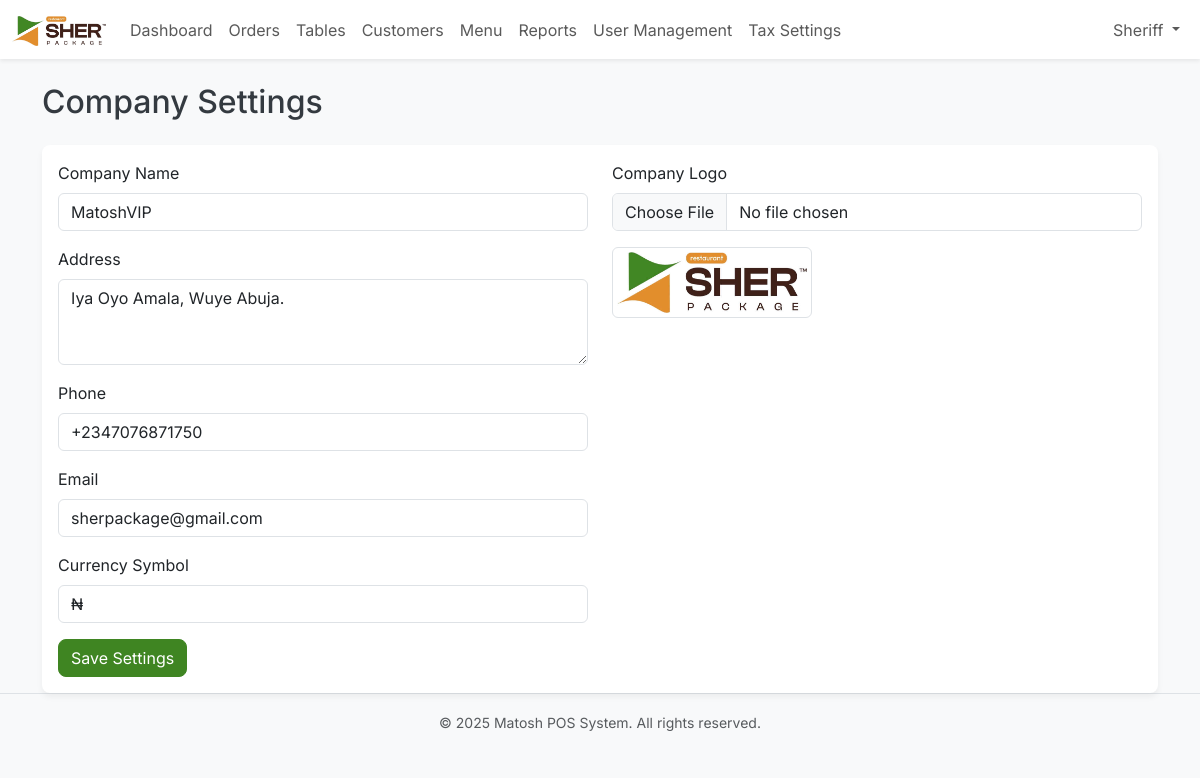
The page /pages/company_settings.php (signed in) on the database its author committed.
### tables this page shows
CREATE TABLE `company_settings` (
  `id` int NOT NULL,
  `name` varchar(255) NOT NULL,
  `address` text NOT NULL,
  `phone` varchar(50) NOT NULL,
  `email` varchar(255) NOT NULL,
  `logo` varchar(255) DEFAULT NULL,
  `currency_symbol` varchar(5) NOT NULL DEFAULT '$'
);

### includes/auth.php (called while the page is built, shortened)
<?php
function has_role($role) {
    return isset($_SESSION['user_role']) && $_SESSION['user_role'] === $role;
}

### pages/company_settings.php (the view, shortened to what this page needs)
<?php
require_once '../includes/auth.php';
require_once '../config/db.php';
try {
    $stmt = $pdo->query("SELECT * FROM company_settings WHERE id = 1");
    $settings = $stmt->fetch();
} catch (PDOException $e) {
    $error = "Database error: " . $e->getMessage();
}
require_once '../includes/header.php';
?>
<div class="container">
    <h1 class="h2 mb-4">Company Settings</h1>
    <div class="card">
        <div class="card-body">
            <form action="company_settings.php" method="POST" enctype="multipart/form-data">
                <div class="row">
                    <div class="col-md-6">
                        <div class="mb-3">
                            <label for="name" class="form-label">Company Name</label>
                            <input type="text" class="form-control" id="name" name="name" value="<?php echo htmlspecialchars($settings['name'] ?? ''); ?>">
                        </div>
                        <div class="mb-3">
                            <label for="address" class="form-label">Address</label>
                            <textarea class="form-control" id="address" name="address" rows="3"><?php echo htmlspecialchars($settings['address'] ?? ''); ?></textarea>
                        </div>
                        <div class="mb-3">
                            <label for="phone" class="form-label">Phone</label>
                            <input type="text" class="form-control" id="phone" name="phone" value="<?php echo htmlspecialchars($settings['phone'] ?? ''); ?>">
                        </div>
                        <div class="mb-3">
                            <label for="email" class="form-label">Email</label>
                            <input type="email" class="form-control" id="email" name="email" value="<?php echo htmlspecialchars($settings['email'] ?? ''); ?>">
                        </div>
                        <div class="mb-3">
                            <label for="currency_symbol" class="form-label">Currency Symbol</label>
                            <input type="text" class="form-control" id="currency_symbol" name="currency_symbol" value="<?php echo htmlspecialchars($settings['currency_symbol'] ?? ''); ?>">
                        </div>
                    </div>
                    <div class="col-md-6">
                        <div class="mb-3">
                            <label for="logo" class="form-label">Company Logo</label>
                            <input class="form-control" type="file" id="logo" name="logo">
                        </div>
                        <?php if (!empty($settings['logo'])): ?>
                        <div class="mb-3">
                            <img src="/assets/images/<?php echo htmlspecialchars($settings['logo']); ?>" alt="Company Logo" class="img-thumbnail" width="200">
                        </div>
                        <?php endif; ?>
                    </div>
                </div>
                <button type="submit" class="btn btn-primary">Save Settings</button>
            </form>
        </div>
    </div>
</div>
<?php
require_once '../includes/footer.php';
?>

### includes/header.php (shortened to what this page needs)
<?php
require_once __DIR__ . '/auth.php';
require_once __DIR__ . '/../config/db.php';
$current_page = basename($_SERVER['PHP_SELF']);
$company_stmt = $pdo->query("SELECT * FROM company_settings WHERE id = 1");
$company_settings = $company_stmt->fetch();
?>
<!DOCTYPE html>
<html lang="en">
<head>
    <link href="https://cdn.jsdelivr.net/npm/bootstrap@5.3.3/dist/css/bootstrap.min.css" rel="stylesheet">
    <link rel="stylesheet" href="/assets/css/style.css">
</head>
<body>
<?php if (isset($_SESSION['user_id'])): ?>
<nav class="navbar navbar-expand-lg navbar-light bg-white shadow-sm">
    <div class="container-fluid">
        <a class="navbar-brand text-primary fw-bold" href="/index.php">
            <?php if (!empty($company_settings['logo'])): ?>
                <img src="../assets/images/<?php echo htmlspecialchars($company_settings['logo']); ?>" alt="<?php echo htmlspecialchars($company_settings['name']); ?>" height="30" class="d-inline-block align-text-top">
            <?php else: ?>
                <?php echo htmlspecialchars($company_settings['name'] ?? 'Matosh POS'); ?>
            <?php endif; ?>
        </a>
        <div class="collapse navbar-collapse" id="navbarNav">
            <ul class="navbar-nav me-auto mb-2 mb-lg-0">
                <li class="nav-item">
                    <a class="nav-link <?php echo ($current_page == 'index.php') ? 'active' : ''; ?>" href="/index.php">Dashboard</a>
                </li>
                <li class="nav-item">
                    <a class="nav-link <?php echo ($current_page == 'orders.php') ? 'active' : ''; ?>" href="/pages/orders.php">Orders</a>
                </li>
                <li class="nav-item">
                    <a class="nav-link <?php echo ($current_page == 'tables.php') ? 'active' : ''; ?>" href="/pages/tables.php">Tables</a>
                </li>
                <li class="nav-item">
                    <a class="nav-link <?php echo ($current_page == 'customers.php') ? 'active' : ''; ?>" href="/pages/customers.php">Customers</a>
                </li>
                <li class="nav-item">
                    <a class="nav-link <?php echo ($current_page == 'menu.php') ? 'active' : ''; ?>" href="/pages/menu.php">Menu</a>
                </li>
                <li class="nav-item">
                    <a class="nav-link <?php echo ($current_page == 'reports.php') ? 'active' : ''; ?>" href="/pages/reports.php">Reports</a>
                </li>
                <?php if (has_role('Admin')): ?>
                <li class="nav-item">
                    <a class="nav-link <?php echo ($current_page == 'users.php') ? 'active' : ''; ?>" href="/pages/users.php">User Management</a>
                </li>
                <li class="nav-item">
                    <a class="nav-link <?php echo ($current_page == 'tax_settings.php') ? 'active' : ''; ?>" href="/pages/tax_settings.php">Tax Settings</a>
                </li>
                <?php endif; ?>
            </ul>
            <ul class="navbar-nav">
                <li class="nav-item dropdown">
                    <a class="nav-link dropdown-toggle" href="#" id="navbarDropdown" role="button" data-bs-toggle="dropdown" aria-expanded="false">
                        <?php echo htmlspecialchars($_SESSION['user_name'] ?? 'User'); ?>
                    </a>
                </li>
            </ul>
        </div>
    </div>
</nav>
<?php endif; ?>
<main class="container-fluid mt-4">

### assets/css/style.css (style rules this page uses)
:root { --primary-color: #3F8522; --primary-hover-color: #356e1d; --light-gray: #f8f9fa; --medium-gray: #e9ecef; --dark-gray: #6c757d; --white: #ffffff; --shadow: 0 4px 6px rgba(0, 0, 0, 0.05); --border-radius: 0.5rem; }
body { font-family: 'Inter', 'Segoe UI', 'Roboto', 'Helvetica Neue', Arial, sans-serif; background-color: var(--light-gray); color: #343a40; }
.text-primary { color: var(--primary-color) !important; }
.btn-primary { background-color: var(--primary-color); border-color: var(--primary-color); border-radius: var(--border-radius); transition: background-color 0.2s ease-in-out; }
.card { border: none; border-radius: var(--border-radius); box-shadow: var(--shadow); transition: transform 0.2s ease-in-out, box-shadow 0.2s ease-in-out; }
.fw-bold { font-weight: 600 !important; }

### rows shown on the page
company_settings: logo (picture), name "MatoshVIP", address "Iya Oyo Amala, Wuye Abuja.", phone "+2347076871750", email "sherpackage@gmail.com", currency_symbol "₦"

### other values the page prints
$_SESSION['user_name'] "Sheriff"
